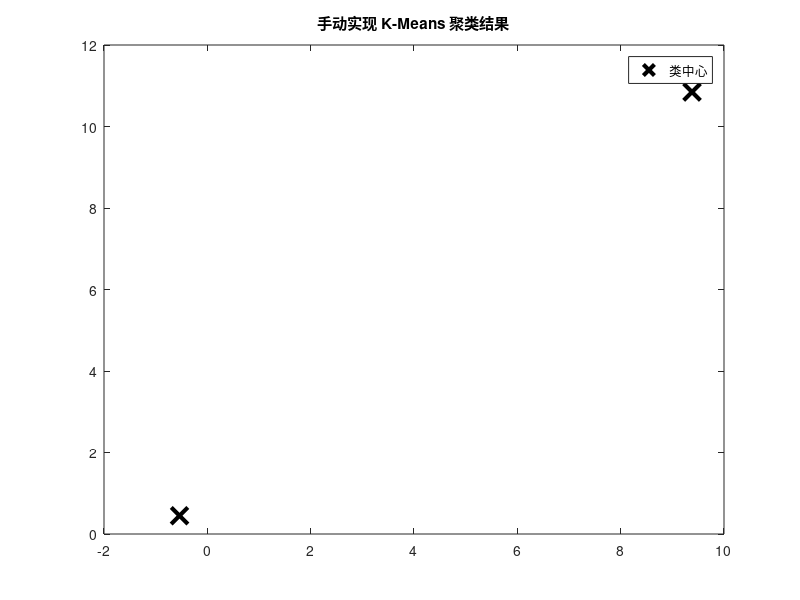

Write MATLAB code to recreate this figure.
data = [randn(2, 5), randn(2, 3) + ones(2, 3) * 10]
plot(data(1, :), data(2, :), 'bo')


centroids = data(:, randperm(size(data, 2), 2));


max_iter = 100;
tol = 1e-4;

for iter = 1:max_iter
    
    dist1 = sum((data - centroids(:, 1)) .^ 2, 1);
    dist2 = sum((data - centroids(:, 2)) .^ 2, 1);

    
    idx = dist1 < dist2; 

    
    new_centroid1 = mean(data(:, idx), 2); 
    new_centroid2 = mean(data(:, ~idx), 2); 

    
    if norm(new_centroid1 - centroids(:, 1)) < tol && norm(new_centroid2 - centroids(:, 2)) < tol
        break;
    end

    % 更新类中心
    centroids(:, 1) = new_centroid1;
    centroids(:, 2) = new_centroid2;
end

% 根据聚类结果绘制不同颜色的点
plot(data(1, idx), data(2, idx), 'ro', 'DisplayName', '类1');
plot(data(1, ~idx), data(2, ~idx), 'go', 'DisplayName', '类2');

% 绘制类中心
plot(centroids(1, :), centroids(2, :), 'kx', 'MarkerSize', 12, 'LineWidth', 3, 'DisplayName', '类中心');

legend('show');
title('手动实现 K-Means 聚类结果');
hold off;
